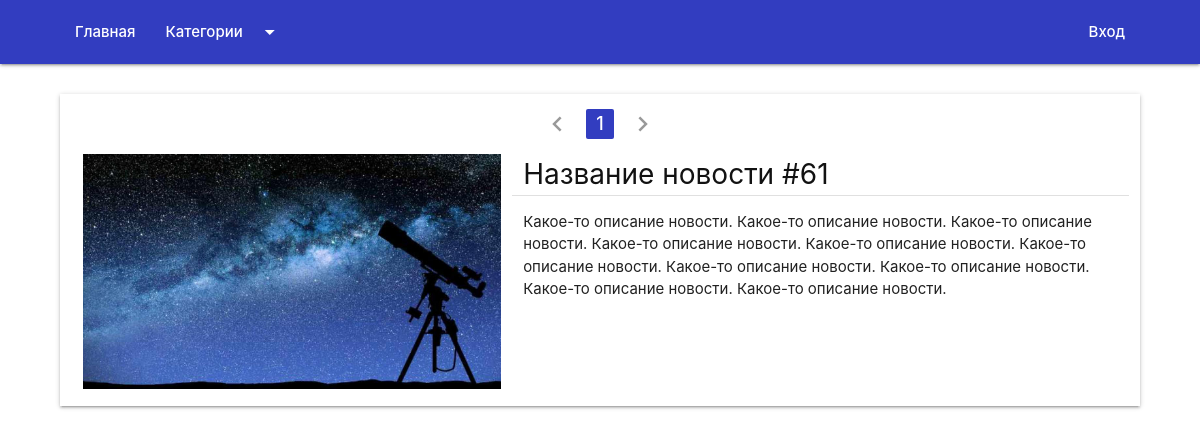
/news/category/astronomy/, run on the app's committed database.
### News/models.py (models this page shows, shortened)
class News(models.Model):
    visible = models.BooleanField(default=False, verbose_name='Показывать новость')
    title = models.CharField(max_length=1024, verbose_name='Название')
    short_desc = models.TextField(verbose_name='Краткое описание')
    tags = models.TextField(default='', blank=True, verbose_name='Тэги (через запятую)')
    category = models.ManyToManyField('Category', verbose_name='Категории')
    image = ProcessedImageField(upload_to='images/news-posters/',
                                 format='JPEG',
                                 processors=[ResizeToFill(1280, 720)],
                                 options={'quality': 75},
                                verbose_name='Постер')
    body = RichTextUploadingField(default='', verbose_name='Содержание')
    date = models.DateTimeField(default=timezone.now, verbose_name='Дата')
    class Meta:
        verbose_name = 'Новости'
        verbose_name_plural = 'Новости'
        ordering = ['-date']

### News/views.py (the view, shortened to what this page needs)
# urls.py: path('category/<category>/', news_category),
def news_category(request, category):
    NEWS_BY_PAGE = 12
    current_page = 1
    category = Category.objects.get(slug=category)
    news_list = News.objects.filter(category=category, visible=True)
    max_pages = math.ceil(news_list.count()/NEWS_BY_PAGE)
    right = current_page*NEWS_BY_PAGE
    if right > news_list.count():
        news_list = news_list[(current_page-1)*NEWS_BY_PAGE:]
    else:
        news_list = news_list[(current_page-1)*NEWS_BY_PAGE:right]
    pages = pagination(current_page, max_pages)
    return render(request, 'News/NewsCategory.html', {'categories': get_category_list(),
                                                      'category': category,
                                                      'news_list': news_list,
                                                      'pages': pages})

### Main/templatetags/main_extras.py (called while the page is built)
@register.filter
def last_index(value):
    return value[-1]

### Main/utils.py (called while the page is built)
def pagination(current_page, max_pages):
    MAX_PAGINATION = 4
    min_page = current_page - MAX_PAGINATION if current_page - MAX_PAGINATION > 0 else 1
    max_page = current_page + MAX_PAGINATION + 1 if current_page + MAX_PAGINATION + 1 <= max_pages else max_pages + 1
    return {'page': current_page, 'range': range(min_page, max_page)}

### News/utils.py (called while the page is built)
def get_category_list():
    return Category.objects.all()

### templates/News/NewsCategory.html (shortened to what this page needs)
{% extends 'base.html' %}
{% load static %}
{% load main_extras %}
{% block content %}
    <div class="container">
        <div class="row">
            <div class="col s12 news-list z-depth-1">
                <div class="col s12 no-padding">
                    <ul class="pagination center">
                        {% if pages.page == pages.range.0 %}
                            <li class="disabled"><a href=""><i class="material-icons">chevron_left</i></a></li>
                        {% else %}
                            <li class="waves-effect"><a href="/?page={{ pages.page|add:"-1" }}"><i class="material-icons">chevron_left</i></a></li>
                        {% endif %}
                        {% for i in pages.range %}
                            {% if i == pages.page %}
                                <li class="active"><a href="#!">{{ i }}</a></li>
                            {% else %}
                                <li class="waves-effect"><a href="/?page={{ i }}">{{ i }}</a></li>
                            {% endif %}
                        {% endfor %}
                        {% if pages.page == pages.range|last_index %}
                            <li class="disabled"><a href="#!"><i class="material-icons">chevron_right</i></a></li>
                        {% else %}
                            <li class="waves-effect"><a href="/?page={{ pages.page|add:"1" }}"><i class="material-icons">chevron_right</i></a></li>
                        {% endif %}
                    </ul>
                </div>
                {% for news in news_list %}
                    <div class="col s12 xl10 offset-xl1 news no-padding hide-on-small-only">
                        <div class="col s4 m5">
                            <img src="{{ news.image.url }}" class="responsive-img">
                        </div>
                        <div class="col s8 m7 title">
                            <a href="/news/?id={{ news.id }}"><h4 >{{ news.title }}</h4></a>
                        </div>
                        <div class="col s8 m7 divider"></div>
                        <div class="col s8 m7">
                            <p class="short-desc">{{ news.short_desc }}</p>
                        </div>
                    </div>
                {% endfor %}
            </div>
        </div>
    </div>
{% endblock content %}

### templates/base.html (shortened to what this page needs)
{% load static %}
<!DOCTYPE html>
<html lang="ru">
<head>
    <link rel="stylesheet" href="https://cdnjs.cloudflare.com/ajax/libs/materialize/1.0.0-rc.2/css/materialize.min.css">
    <link href="{% static 'css/style.css' %}?version=1" rel="stylesheet">
</head>
<body>
    <header>
        {% include 'navbar.html' %}
    </header>
    <main>
        {% block content %}
        {% endblock content %}
    </main>
</body>
</html>

### templates/navbar.html (shortened to what this page needs)
{% load static %}
<div class="navbar-fixed">
    <nav>
        <div class="nav-wrapper main-bg-color">
            <div class="container">
                <ul class="left">
                    <li><a href="/">Главная</a></li>
                    <li><a class="dropdown-trigger" data-target="category-dropdown" href="#!">Категории<i class="material-icons right">arrow_drop_down</i></a></li>
                </ul>
                <ul class="right hide-on-med-and-down">
                    {% if user.is_superuser %}
                        <li><a href="/admin/News/news/add/">Добавить новость</a></li>
                        <li><a href="/admin/">Админка</a></li>
                    {% else %}
                        <li><a href="/admin/">Вход</a></li>
                    {% endif %}
                </ul>
            </div>
        </div>
    </nav>
</div>

### static/css/style.css (style rules this page uses)
.pagination li.active { background-color:#323dc0 }
.news-list { margin-top:30px }
.news-list .news { margin-bottom:10px }
.news-list .news .title a { color:#121212 }
.news-list .news .title a h4 { font-size:28px;margin:5px 0 }
.news-list .news .short-desc { font-weight:400 }
.main-bg-color { background:#323dc0 !important }
body { font-weight:500 }
.container { width:90% }
.no-padding { padding:0 !important }

### data on the page
News: image (picture), title "Название новости #61", short_desc "Какое-то описание новости. Какое-то описание новости. Какое-то описание новости. Какое-то описание новости. Какое-то описание новости. Какое-то описание новости. Какое-то описание новости. Какое-то описание новости. Какое-то описание новости. Какое-то описание новости."

### other printed values
{{ i }} "1"
